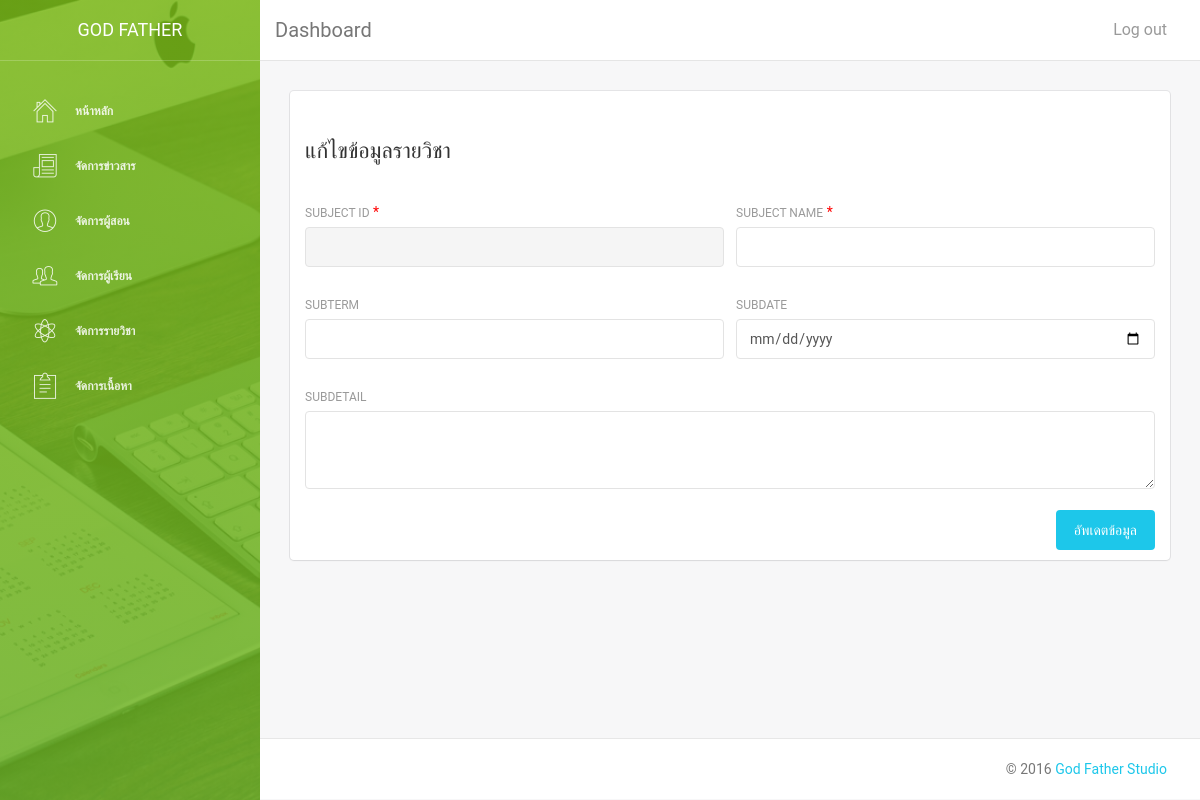
The app's page /admin/editsubject.php?subid=ต33101, older data.
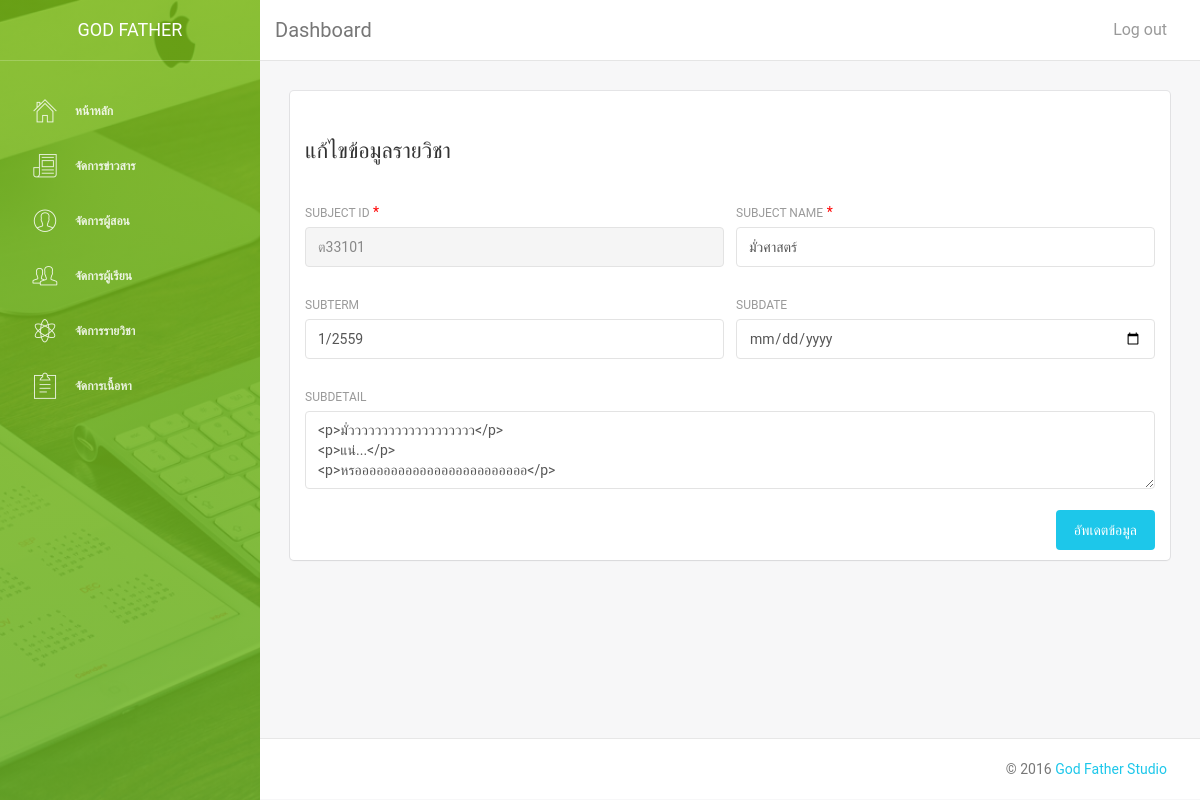
The same page, newer data.
### tables this page shows
CREATE TABLE `subject` (
  `subid` varchar(8) NOT NULL,
  `subname` varchar(50) NOT NULL,
  `subdetail` text NOT NULL,
  `tname` varchar(50) NOT NULL,
  `subterm` varchar(10) NOT NULL,
  `subdate` varchar(15) NOT NULL
);

### admin/editsubject.php (the view, shortened to what this page needs)
<?php
include("connectdb.php");
$subid=$_GET['subid'];
$mysql = "select * from subject where subid='$subid'";
$result = mysqli_query($link,$mysql);
$mydata = mysqli_fetch_array($result,MYSQLI_ASSOC);
?>
    <!doctype html>
    <html lang="en">
    <head>
        <?php
    include("include/head.php");
    ?>
    </head>
    <body>
        <div class="wrapper">
            <?php
    include("include/sidebar.php");
    ?>
                <div class="main-panel">
                    <?php
    include("include/nav.php");
    ?>
                        <div class="content">
                            <div class="container-fluid">
                                <div class="row">
                                    <div class="col-sm-12">
                                        <div class="card">
                                            <div class="header">
                                                <h4>แก้ไขข้อมูลรายวิชา</h4>
                                            </div>
                                            <div class="content">
                                                <form method="post" action="updatesubject.php">
                                                <div class="row">
                                                    <div class="col-md-6">
                                                        <div class="form-group">
                                                            <label>Subject ID</label>
                                                            <font color="#FF0000">*</font>
                                                            <input type="text" class="form-control" name="subid" value="<?php echo $mydata['subid']?>" disabled>
                                                        </div>
                                                    </div>
                                                    <div class="col-md-6">
                                                        <div class="form-group">
                                                            <label>Subject name</label>
                                                            <font color="#FF0000">*</font>
                                                            <input type="text" class="form-control" name="subname" value="<?php echo $mydata['subname']?>">
                                                        </div>
                                                    </div>
                                                </div>
                                                <div class="row">
                                                    <div class="col-md-6">
                                                        <div class="form-group">
                                                            <label>subterm</label>
                                                            <input type="text" class="form-control" name="subterm" value="<?php echo $mydata['subterm']?>">
                                                        </div>
                                                    </div>
                                                    <div class="col-md-6">
                                                        <div class="form-group">
                                                            <label>subdate</label>
                                                            <input type="date" class="form-control" name="subdate" value="<?php echo $mydata['subdate']?>">
                                                        </div>
                                                    </div>
                                                </div>
                                                <div class="row">
                                                    <div class="col-md-12">
                                                        <div class="form-group">
                                                            <label>Subdetail</label>
                                                            <textarea rows="3" class="form-control" name="subdetail" id="mytextarea"><?php echo $mydata['subdetail']?></textarea>
                                                        </div>
                                                    </div>
                                                </div>
                                                <button  name="button" value="update" class="btn btn-info btn-fill pull-right">อัพเดตข้อมูล</button>
                                                <div class="clearfix"></div>
                                                </form>
                                            </div>
                                        </div>
                                    </div>
                                </div>
                            </div>
                        </div>
                        <?php
    include("include/foodter.php");
    ?>
                </div>
        </div>
    </body>
    </html>

Row changes from the older to the newer data that the page shows:
added subject: subid "ต33101", subname "มั่วศาสตร์", subterm "1/2559", subdetail "<p>มั่ววววววววววววววววววว</p> <p>แน่...</p> <p>หรออออออออออออออออออออออออ</p>"
